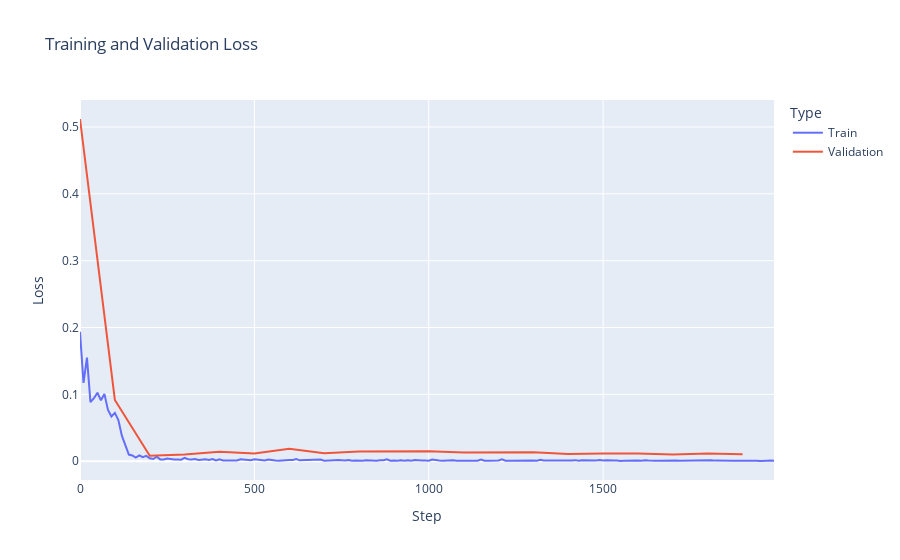

The code cell stored with this chart in its notebook:
### Code cell
df_train = pd.DataFrame({
    "Step": steps_hist,
    "Loss": train_hist,
    "Type": "Train"
})
if val_hist:
    val_steps, val_losses = zip(*val_hist)
    df_val = pd.DataFrame({
        "Step": val_steps,
        "Loss": val_losses,
        "Type": "Validation"
    })
    df_loss = pd.concat([df_train, df_val], ignore_index=True)
else:
    df_loss = df_train

fig = px.line(df_loss, x="Step", y="Loss", color="Type", title="Training and Validation Loss")
fig.show()

### Figure 1 — Plotly figure (JSON) as saved in the notebook; plotly's stock layout.template omitted (floating-point values rounded to 4 significant figures; data arrays with more than 128 entries replaced by an {"elided": "..."} marker saying what was removed)
{"data": [{"hovertemplate": "Type=Train<br>Step=%{x}<br>Loss=%{y}<extra></extra>", "legendgroup": "Train", "line": {"color": "#636efa", "dash": "solid"}, "marker": {"symbol": "circle"}, "mode": "lines", "name": "Train", "orientation": "v", "showlegend": true, "type": "scatter", "x": {"elided": "200 int values"}, "xaxis": "x", "y": {"elided": "200 float values"}, "yaxis": "y"}, {"hovertemplate": "Type=Validation<br>Step=%{x}<br>Loss=%{y}<extra></extra>", "legendgroup": "Validation", "line": {"color": "#EF553B", "dash": "solid"}, "marker": {"symbol": "circle"}, "mode": "lines", "name": "Validation", "orientation": "v", "showlegend": true, "type": "scatter", "x": [0, 100, 200, 300, 400, 500, 600, 700, 800, 900, 1000, 1100, 1200, 1300, 1400, 1500, 1600, 1700, 1800, 1900], "xaxis": "x", "y": [0.512, 0.09166, 0.008338, 0.01001, 0.01422, 0.01167, 0.01871, 0.012, 0.01449, 0.01461, 0.01491, 0.01315, 0.01311, 0.01338, 0.01066, 0.01165, 0.01147, 0.01011, 0.01146, 0.0104], "yaxis": "y"}], "layout": {"legend": {"title": {"text": "Type"}, "tracegroupgap": 0}, "title": {"text": "Training and Validation Loss"}, "xaxis": {"anchor": "y", "domain": [0, 1], "title": {"text": "Step"}}, "yaxis": {"anchor": "x", "domain": [0, 1], "title": {"text": "Loss"}}}}
